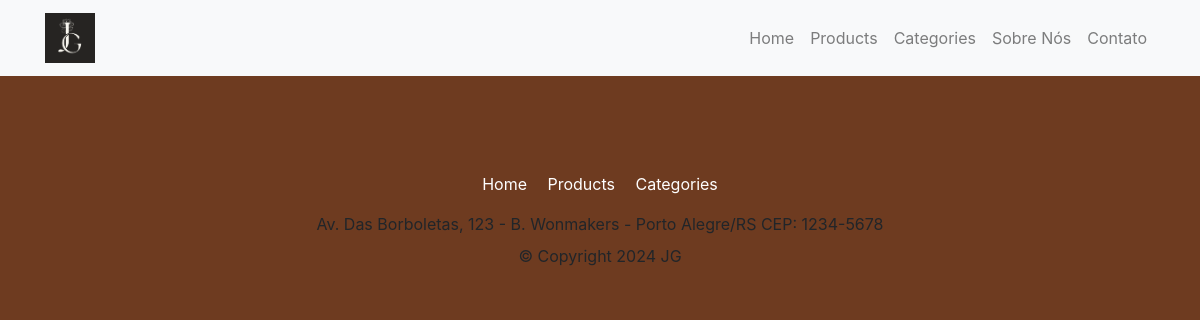
/, run on an earlier commit of the app's database.
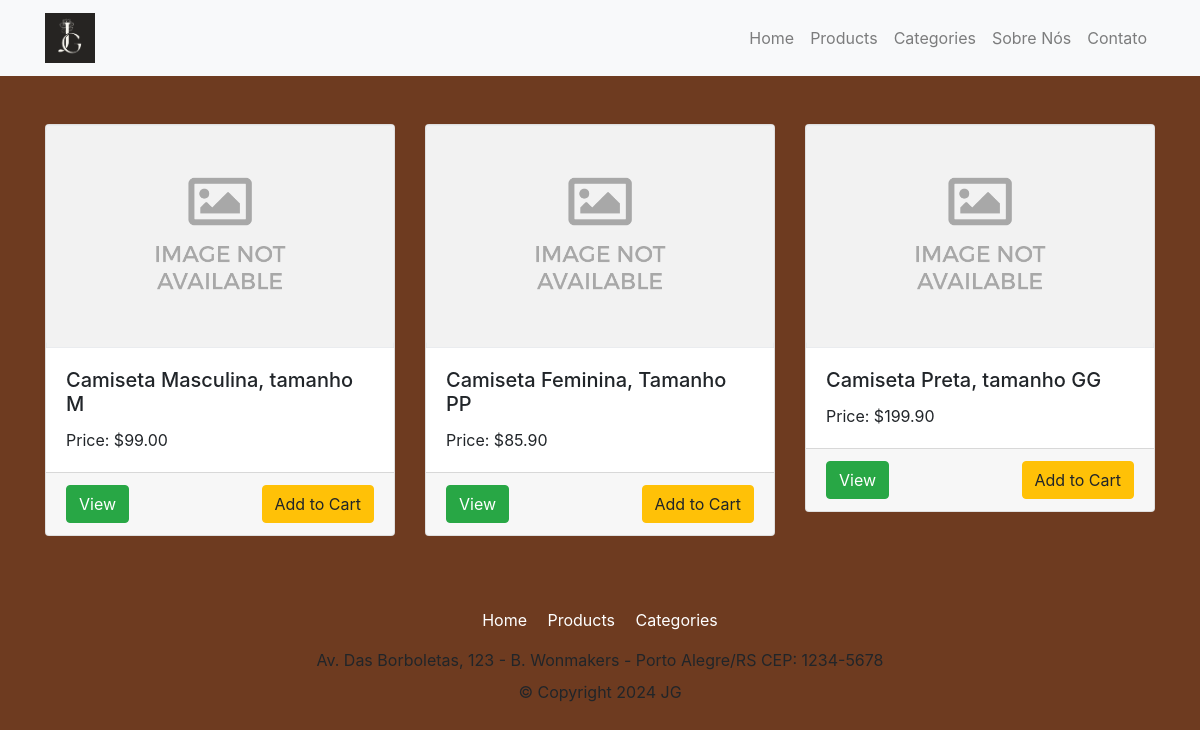
And on a later commit of the database.
### store/models.py (models this page shows, shortened)
class Product(models.Model):
    name = models.CharField(max_length=200)
    price = models.FloatField()
    image_url = models.URLField(max_length=200, null=True, blank=True)
    digital = models.BooleanField(default=False, null=True, blank=True)
    delete_product = models.BooleanField(default=False, null=True, blank=True)
    category = models.ForeignKey(Category, on_delete=models.SET_NULL, null=True, blank=True)
    description = models.TextField(null=True, blank=True)

### store/views.py (the view)
# urls.py: path('', include('store.urls'))
def store(request):
    products = Product.objects.all()
    categories = Category.objects.all()
    context = {'products': products, 'categories': categories}
    return render(request, 'store/store.html', context)

### store/Templates/store/store.html (shortened to what this page needs)
{% load static %}
<head>
    <link rel="stylesheet" href="https://stackpath.bootstrapcdn.com/bootstrap/4.5.2/css/bootstrap.min.css">
    <link rel="stylesheet" type="text/css" href="{% static 'styles/main.css' %}">
</head>
<link rel="stylesheet" type="text/css" href="{% static 'styles/main.css' %}">
<nav class="navbar navbar-expand-lg navbar-light bg-light">
    <div class="container">
        <a class="navbar-brand" href="#">
    <img src="{% static 'images/logo.png' %}" alt="JG Fashion Logo" width="50">
</a>
        <div class="collapse navbar-collapse" id="navbarNav">
            <ul class="navbar-nav ml-auto">
                <li class="nav-item">
                    <a class="nav-link" href="#">Home</a>
                </li>
                <li class="nav-item">
                    <a class="nav-link" href="#">Products</a>
                </li>
                <li class="nav-item">
                    <a class="nav-link" href="#">Categories</a>
                </li>
                <li class="nav-item">
                    <a class="nav-link" href="#">Sobre Nós</a>
                </li>
                <li class="nav-item">
                    <a class="nav-link" href="#">Contato</a>
                </li>
            </ul>
        </div>
    </div>
</nav>
<div class="container mt-5">
    <div class="row product-container">
        {% for product in products %}
        <div class="col-lg-4 col-md-6 mb-4">
            <div class="card product-card">
                <img class="card-img-top product-image" src="{% static 'images/placeholder.png' %}" alt="{{ product.name }}">
                <div class="card-body">
                    <h5 class="card-title product-title">{{ product.name }}</h5>
                    <p class="card-text product-price">Price: ${{ product.price|floatformat:2 }}</p>
                </div>
                <div class="card-footer d-flex justify-content-between">
                    <a href="{% url 'product_detail' product.id %}" class="btn btn-success view-btn">View</a>
                    <button class="btn btn-warning add-btn">Add to Cart</button>
                </div>
            </div>
        </div>
        {% endfor %}
    </div>
</div>
<footer class="footer mt-5">
    <div class="container text-center">
        <div class="footer-links mb-3">
            <a href="#" class="text-white mx-2">Home</a>
            <a href="#" class="text-white mx-2">Products</a>
            <a href="#" class="text-white mx-2">Categories</a>
        </div>
        <div class="footer-address mb-2">
            Av. Das Borboletas, 123 - B. Wonmakers - Porto Alegre/RS CEP: 1234-5678
        </div>
        <div>&copy; Copyright 2024 JG</div>
    </div>
</footer>

What changed in the data, as far as the page shows it:
added Product: name "Camiseta Masculina, tamanho M", price "99.00"
added Product: name "Camiseta Feminina, Tamanho PP", price "85.90"
added Product: name "Camiseta Preta, tamanho GG", price "199.90"
